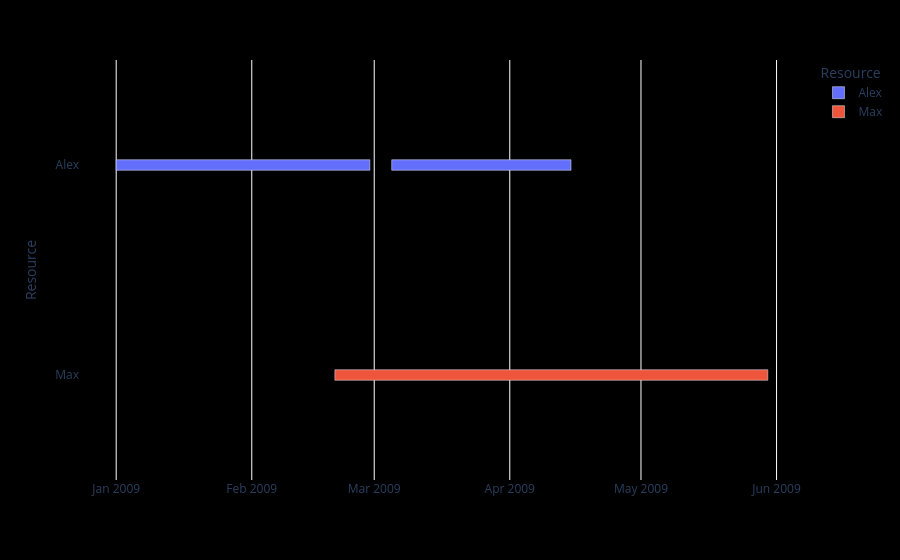

Notebook source saved alongside this figure:
### Code cell
import plotly.express as px
import pandas as pd

# Create a sample DataFrame with task information
df = pd.DataFrame([
    dict(Task="Job A", Start='2009-01-01', Finish='2009-02-28', Resource="Alex"),
    dict(Task="Job B", Start='2009-03-05', Finish='2009-04-15', Resource="Alex"),
    dict(Task="Job C", Start='2009-02-20', Finish='2009-05-30', Resource="Max")
])

# Create the timeline chart with tasks on the same line and different colors
fig = px.timeline(df, x_start="Start", x_end="Finish", y="Resource", color="Resource")
fig.update_traces(width=0.05)
fig.update_layout(plot_bgcolor='black', paper_bgcolor='black')  # Set the background color to black
fig.show()

### Figure 1 — Plotly figure (JSON) as saved in the notebook; plotly's stock layout.template omitted (floating-point values rounded to 4 significant figures)
{"data": [{"alignmentgroup": "True", "base": ["2009-01-01", "2009-03-05"], "hovertemplate": "Resource=%{y}<br>Start=%{base}<br>Finish=%{x}<extra></extra>", "legendgroup": "Alex", "marker": {"color": "#636efa", "pattern": {"shape": ""}}, "name": "Alex", "offsetgroup": "Alex", "orientation": "h", "showlegend": true, "textposition": "auto", "type": "bar", "width": 0.05, "x": [5011200000, 3542400000], "xaxis": "x", "y": ["Alex", "Alex"], "yaxis": "y"}, {"alignmentgroup": "True", "base": ["2009-02-20"], "hovertemplate": "Resource=%{y}<br>Start=%{base}<br>Finish=%{x}<extra></extra>", "legendgroup": "Max", "marker": {"color": "#EF553B", "pattern": {"shape": ""}}, "name": "Max", "offsetgroup": "Max", "orientation": "h", "showlegend": true, "textposition": "auto", "type": "bar", "width": 0.05, "x": [8553600000], "xaxis": "x", "y": ["Max"], "yaxis": "y"}], "layout": {"barmode": "overlay", "legend": {"title": {"text": "Resource"}, "tracegroupgap": 0}, "margin": {"t": 60}, "paper_bgcolor": "black", "plot_bgcolor": "black", "xaxis": {"anchor": "y", "domain": [0, 1], "type": "date"}, "yaxis": {"anchor": "x", "categoryarray": ["Max", "Alex"], "categoryorder": "array", "domain": [0, 1], "title": {"text": "Resource"}}}}
